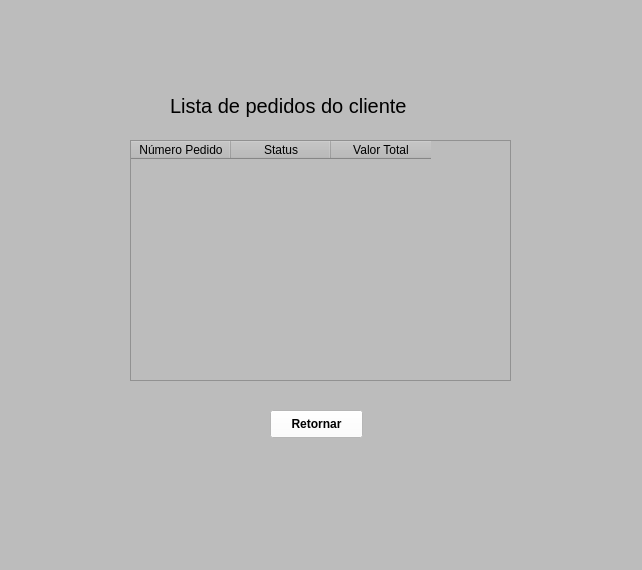
<?xml version="1.0" encoding="UTF-8"?>
<ui version="4.0">
 <class>MainWindow</class>
 <widget class="QMainWindow" name="MainWindow">
  <property name="geometry">
   <rect>
    <x>0</x>
    <y>0</y>
    <width>642</width>
    <height>570</height>
   </rect>
  </property>
  <property name="windowTitle">
   <string>MainWindow</string>
  </property>
  <property name="styleSheet">
   <string notr="true">background-color: rgb(188, 188, 188)</string>
  </property>
  <widget class="QWidget" name="centralwidget">
   <widget class="QTableWidget" name="tableWidget">
    <property name="geometry">
     <rect>
      <x>130</x>
      <y>140</y>
      <width>381</width>
      <height>241</height>
     </rect>
    </property>
    <property name="font">
     <font>
      <pointsize>12</pointsize>
      <weight>50</weight>
      <bold>false</bold>
     </font>
    </property>
    <column>
     <property name="text">
      <string>Número Pedido</string>
     </property>
    </column>
    <column>
     <property name="text">
      <string>Status</string>
     </property>
    </column>
    <column>
     <property name="text">
      <string>Valor Total</string>
     </property>
    </column>
   </widget>
   <widget class="QLabel" name="label">
    <property name="geometry">
     <rect>
      <x>170</x>
      <y>90</y>
      <width>311</width>
      <height>31</height>
     </rect>
    </property>
    <property name="font">
     <font>
      <pointsize>15</pointsize>
     </font>
    </property>
    <property name="text">
     <string>Lista de pedidos do cliente</string>
    </property>
   </widget>
   <widget class="QPushButton" name="pushButton">
    <property name="geometry">
     <rect>
      <x>270</x>
      <y>410</y>
      <width>93</width>
      <height>28</height>
     </rect>
    </property>
    <property name="font">
     <font>
      <weight>75</weight>
      <bold>true</bold>
     </font>
    </property>
    <property name="styleSheet">
     <string notr="true">background-color: rgb(255, 255, 255)</string>
    </property>
    <property name="text">
     <string>Retornar</string>
    </property>
   </widget>
  </widget>
  <widget class="QMenuBar" name="menubar">
   <property name="geometry">
    <rect>
     <x>0</x>
     <y>0</y>
     <width>642</width>
     <height>26</height>
    </rect>
   </property>
  </widget>
  <widget class="QStatusBar" name="statusbar"/>
 </widget>
 <resources/>
 <connections/>
</ui>
